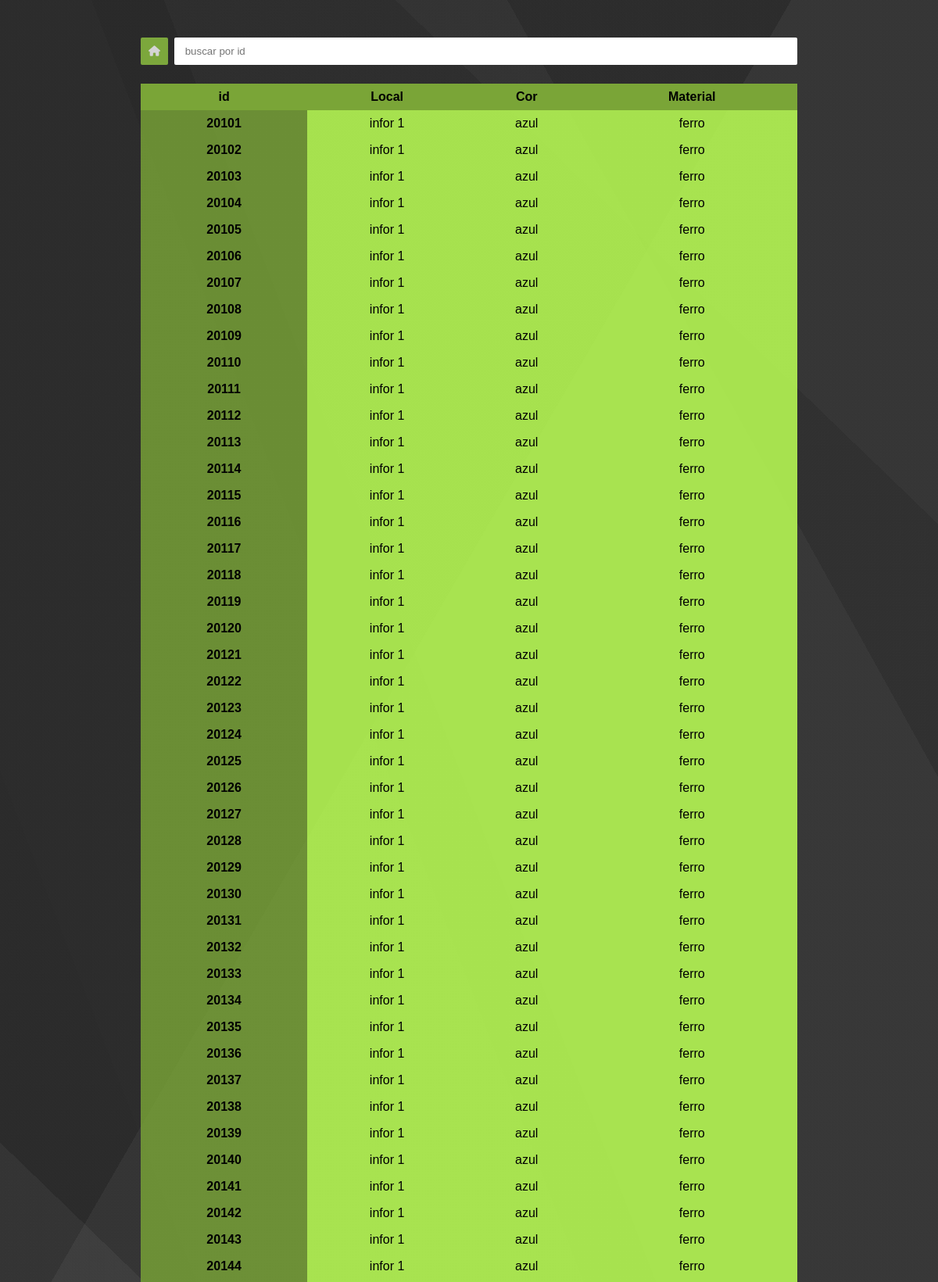
/2 (upper part), run on the app's committed database.
### models.py (models this page shows)
class Moveis(db.Model):
    id = db.Column(db.Integer, primary_key = True)
    id_sala = db.Column(db.Integer, db.ForeignKey('sala.id'))
    id_objeto = db.Column(db.Integer, db.ForeignKey('objetos.id'))
    material = db.Column(db.String(50))
    cor = db.Column(db.String(20))

### routes/funcoes.py (the view)
@funcoes_route.route('/<int:itens>')
def listar_itens(itens):
    session['id_obj'] = itens
    usu = session.get('usu')
    global tabela_moveis
    tabela_moveis = db.session.query(Moveis).filter_by(id_objeto = itens).all()
    if tabela_moveis:
        mov = True
        return render_template('lista_item.html', tabela = tabela_moveis, movel = mov, usu = usu)
    else:
        mov = False
        tabela_eletronicos = db.session.query(Eletronicos).filter_by(id_objeto = itens).all()
        return render_template('lista_item.html', tabela = tabela_eletronicos, movel = mov, usu = usu)

### templates/lista_item.html (shortened to what this page needs)
<!DOCTYPE html>
<html lang="pt-br">
<head>
  <link rel="stylesheet" href="https://cdnjs.cloudflare.com/ajax/libs/font-awesome/6.6.0/css/all.min.css"
 />
  <link rel="stylesheet" href="../static/css/table.css">
</head>
<body>
  <div class="search--flex">
    <button class="back--btn">
      <a href="/">
        <i class="fa-solid fa-house"></i>
      </a>
    </button>
    <input type="number" id="search--tipping" placeholder=" buscar por id ">
  </div>
  <table>
    <thead>
      <tr>
        <th>id</th>
        <th>Local</th>
        {% if tabela[0].potencia %}
        <th>Potencia</th>
        <th>Consumo</th>
        {% else %}
        <th>Cor</th>
        <th>Material</th>
        {% endif %}
      </tr>
    </thead>
    <tbody id="table--item">
      {% for objeto in tabela: %}
      <th scope="row">{{ objeto.id }}</th>
      <td>infor {{ objeto.id_sala }}</td>
      {% if objeto.potencia %}
      <td>{{ objeto.potencia }}</td>
      <td>{{ objeto.consumo }}</td>
      {% else %}
      <td>{{ objeto.cor }}</td>
      <td>{{ objeto.material }}</td>
      {% endif %}
      {% endfor %}
    </tbody>
  </table>
</body>
</html>

### static/css/table.css (style rules this page uses)
:root { --corDeFundo-cabecalho: #7AA637; --corDeFundo-tr: #7aa637cd; --corDeFundo-td: #bbff54db; --corDeFundo-btn: #91c741; --corButtonDelet: #3e5f0d; --corButtonEdit: #005a00; --corButtonClose: rgb(255, 54, 54); }
* { margin: 0; box-sizing: border-box; font-family: "Josefin Sans", sans-serif; }
body { background-image: linear-gradient(300deg, rgba(77, 77, 77, 0.05) 0%, rgba(77, 77, 77, 0.05) 25%, rgba(42, 42, 42, 0.05) 25%, rgba(42, 42, 42, 0.05) 38%, rgba(223, 223, 223, 0.05) 38%, rgba(223, 223, 223, 0.05) 75%, rgba(36, 36, 36, 0.05) 75%, rgba(36, 36, 36, 0.05) 100%), linear-gradient(44deg, rgba(128, 128, 128, 0.05) 0%, rgba(128, 128, 128, 0.05) 34%, rgba(212, 212, 212, 0.05) 34%, rgba(212, 212, 212, 0.05) 57%, rgba(25, 25, 25, 0.05) 57%, rgba(25, 25, 25, 0.05) 89%, rgba(135, 135, 135, 0.05) 89%, rgba(135, 135, 135, 0.05) 100%), linear-gradient(241deg, rgba(55, 55, 55, 0.05) 0%, rgba(55, 55, 55, 0.05) 14%, rgba(209, 209, 209, 0.05) 14%, rgba(209, 209, 209, 0.05) 60%, rgba(245, 245, 245, 0.05) 60%, rgba(245, 245, 245, 0.05) 69%, rgba(164, 164, 164, 0.05) 69%, rgba(164, 164, 164, 0.05) 100%), linear-gradient(249deg, rgba(248, 248, 248, 0.05) 0%, rgba(248, 248, 248, 0.05) 32%, rgba(148, 148, 148, 0.05) 32%, rgba(148, 148, 148, 0.05) 35%, rgba(202, 202, 202, 0.05) 35%, rgba(202, 202, 202, 0.05) 51%, rgba(181, 181, 181, 0.05) 51%, rgba(181, 181, 181, 0.05) 100%), linear-gradient(92deg, hsl(214, 0%, 11%), hsl(214, 0%, 11%)); display: flex; flex-direction: column; justify-content: center; align-items: center; padding-top: 1.5rem; }
.search--flex { display: flex; justify-content: center; align-items: center; width: 100%; max-width: 70vw; margin-top: 1.5rem; margin-bottom: 1.5rem; gap: 0.5rem; }
.search--flex input { width: 100%; border: none; border-radius: 2px; padding: 10px; }
table { border-collapse: collapse; width: 100%; max-width: 70vw; margin: auto; }
thead { background-color: var(--corDeFundo-cabecalho); color: black; }
th { background-color: var(--corDeFundo-tr); padding: 0.5rem; text-align: center; width: 30px; }
td { text-align: center; background-color: var(--corDeFundo-td); }
body { display: flex; justify-content: center; align-items: center; }

### data on the page
Moveis: id "20101", id_sala "1", cor "azul", material "ferro"
Moveis: id "20102", id_sala "1", cor "azul", material "ferro"
Moveis: id "20103", id_sala "1", cor "azul", material "ferro"
Moveis: id "20104", id_sala "1", cor "azul", material "ferro"
Moveis: id "20105", id_sala "1", cor "azul", material "ferro"
Moveis: id "20106", id_sala "1", cor "azul", material "ferro"
Moveis: id "20107", id_sala "1", cor "azul", material "ferro"
Moveis: id "20108", id_sala "1", cor "azul", material "ferro"
Moveis: id "20109", id_sala "1", cor "azul", material "ferro"
Moveis: id "20110", id_sala "1", cor "azul", material "ferro"
Moveis: id "20111", id_sala "1", cor "azul", material "ferro"
Moveis: id "20112", id_sala "1", cor "azul", material "ferro"
Moveis: id "20113", id_sala "1", cor "azul", material "ferro"
Moveis: id "20114", id_sala "1", cor "azul", material "ferro"
Moveis: id "20115", id_sala "1", cor "azul", material "ferro"
Moveis: id "20116", id_sala "1", cor "azul", material "ferro"
Moveis: id "20117", id_sala "1", cor "azul", material "ferro"
Moveis: id "20118", id_sala "1", cor "azul", material "ferro"
Moveis: id "20119", id_sala "1", cor "azul", material "ferro"
Moveis: id "20120", id_sala "1", cor "azul", material "ferro"
Moveis: id "20121", id_sala "1", cor "azul", material "ferro"
Moveis: id "20122", id_sala "1", cor "azul", material "ferro"
Moveis: id "20123", id_sala "1", cor "azul", material "ferro"
Moveis: id "20124", id_sala "1", cor "azul", material "ferro"
Moveis: id "20125", id_sala "1", cor "azul", material "ferro"
Moveis: id "20126", id_sala "1", cor "azul", material "ferro"
Moveis: id "20127", id_sala "1", cor "azul", material "ferro"
Moveis: id "20128", id_sala "1", cor "azul", material "ferro"
Moveis: id "20129", id_sala "1", cor "azul", material "ferro"
Moveis: id "20130", id_sala "1", cor "azul", material "ferro"
Moveis: id "20131", id_sala "1", cor "azul", material "ferro"
Moveis: id "20132", id_sala "1", cor "azul", material "ferro"
Moveis: id "20133", id_sala "1", cor "azul", material "ferro"
Moveis: id "20134", id_sala "1", cor "azul", material "ferro"
Moveis: id "20135", id_sala "1", cor "azul", material "ferro"
Moveis: id "20136", id_sala "1", cor "azul", material "ferro"
Moveis: id "20137", id_sala "1", cor "azul", material "ferro"
Moveis: id "20138", id_sala "1", cor "azul", material "ferro"
Moveis: id "20139", id_sala "1", cor "azul", material "ferro"
Moveis: id "20140", id_sala "1", cor "azul", material "ferro"
Moveis: id "20141", id_sala "1", cor "azul", material "ferro"
Moveis: id "20142", id_sala "1", cor "azul", material "ferro"
Moveis: id "20143", id_sala "1", cor "azul", material "ferro"
Moveis: id "20144", id_sala "1", cor "azul", material "ferro"
